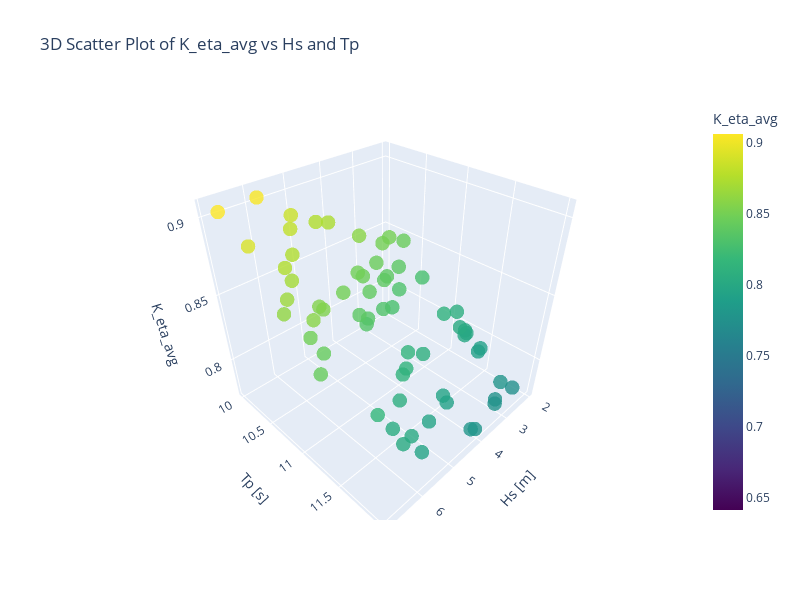

Notebook code cell kept with this figure:
### Code cell
import plotly.graph_objects as go

# Trim arrays to the same length
Hs_trim = Hs[:len(K_eta_avg)]
Tp_trim = Tp[:len(K_eta_avg)]
K_trim = K_eta_avg+K_phi_avg

fig = go.Figure(data=[go.Scatter3d(
    x=Hs_trim,
    y=Tp_trim,
    z=K_trim,
    mode='markers',
    marker=dict(
        size=5,
        color=K_trim,            # Color points by K_eta_avg
        colorscale='Viridis',    # Choose color scale
        colorbar=dict(title='K_eta_avg'),
        opacity=0.8
    )
)])

fig.update_layout(
    scene=dict(
        xaxis_title='Hs [m]',
        yaxis_title='Tp [s]',
        zaxis_title='K_eta_avg'
    ),
    title='3D Scatter Plot of K_eta_avg vs Hs and Tp',
    width=800,
    height=600
)

fig.show()
